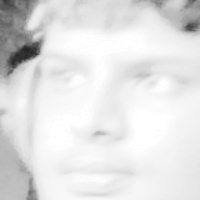
#> input picture data/faces/0/face_0.jpg, 200 x 200 px
$ python -i tracking.py   (imports and definitions only)
#> lines starting #> are read from the running program, lines starting #| are printed output that depends on the picture
### utils/logging_utils.py
"""
Tiny per-thread logger so every subsystem reports its status in a
consistent, greppable format:

    14:03:21 [Video    ] FPS: 61
    14:03:21 [Audio    ] Speech detected
    14:03:22 [Whisper  ] Hello everyone
    14:03:22 [Translate] こんにちは皆さん
    14:03:22 [TTS      ] Generated 64000 bytes
    14:03:22 [Stream   ] Sent 64000 bytes

Each component grabs one logger via ``get_logger("Video")`` and the name is
padded so the columns line up in the terminal.
"""

import logging
import sys

from config import LOG_LEVEL

_FORMATTER = logging.Formatter(
    fmt="%(asctime)s [%(name)-9s] %(message)s",
    datefmt="%H:%M:%S",
)

# We log translated text (Japanese, Hindi, …).  The default Windows console is
# cp1252 and would raise UnicodeEncodeError, so force stdout to UTF-8 once.
try:
    sys.stdout.reconfigure(encoding="utf-8", errors="replace")
except Exception:
    pass


def get_logger(name: str) -> logging.Logger:
    """Return a standalone logger, e.g. get_logger('Whisper')."""
#> further down, picture is the input picture: shape (200, 200, 3); min 35, max 255, mean 226.1
    logger = logging.getLogger(name.strip())
    if not logger.handlers:
        handler = logging.StreamHandler(sys.stdout)
        handler.setFormatter(_FORMATTER)
        logger.addHandler(handler)
        logger.setLevel(getattr(logging, LOG_LEVEL.upper(), logging.INFO))
        logger.propagate = False
    return logger

### startup.py
"""Standard-library-only checks before importing native/ML dependencies.

On macOS an iCloud placeholder exists and has a size, but reading it can wait
indefinitely for hydration. Inspect metadata only; never open it to check.
"""

import os
from pathlib import Path
import sys

_DATALESS = 0x40000000  # Darwin SF_DATALESS; absent on Windows/Linux.
_SOURCE_DIRS = ("audio", "stream", "translate", "tts", "utils", "video", "whisper")


def require_local(path, *, recursive=False):
    """Reject cloud placeholders; leave missing-file checks to their consumer."""
    path = Path(path)
    try:
        info = path.stat()
    except FileNotFoundError:
        return
    if getattr(info, "st_flags", 0) & _DATALESS:
        raise RuntimeError(
            f"iCloud has offloaded a required file or folder:\n  {path}\n"
            "Reading it would stall startup. In Finder choose Keep Downloaded and "
            "wait for the download to finish. For a lasting fix, keep the project "
            "outside iCloud Desktop/Documents (for example ~/Developer/ESA_Translator) "
            "and run python3.12 scripts/setup.py there to rebuild .venv. "
            "Do not copy the old .venv. Keep your data/faces folder and models."
        )
    if recursive and path.is_dir():
        with os.scandir(path) as entries:
            for entry in entries:
                require_local(entry.path, recursive=not entry.is_symlink())


# [24 lines left out: functions check_runtime, cli_preflight, not called in this run]

### video/tracking.py
"""
Face detection, recognition and speaker tracking (pure OpenCV).

* Detection  : Haar cascade (frontal face)
* Recognition: LBPH recogniser (opencv-contrib)
* Speaker attribution: video.speaker uses mouth flow, head compensation and VAD.

The registry persists faces to disk so registered people survive restarts.
Registration itself lives in ``register.py``.
"""

import os
import json
import shutil

import cv2
import numpy as np

from config import (
    FACES_DIR,
    FACE_DETECTION_SCALE_FACTOR,
    FACE_DETECTION_MIN_NEIGHBORS,
    FACE_DETECTION_MIN_SIZE,
    FACE_RECOGNITION_THRESHOLD,
    FACE_SAMPLE_SIZE,
)
from utils.logging_utils import get_logger
from startup import require_local

log = get_logger("Faces")


class FaceRegistry:
    """Enrol and recognise faces with OpenCV LBPH."""

    def __init__(self, data_dir: str = FACES_DIR):
        self.data_dir = data_dir
        os.makedirs(self.data_dir, exist_ok=True)

        # First try local xml file, then fallback to cv2.data (fixes Mac pip installation issues)
        local_cascade = os.path.join(os.path.dirname(os.path.dirname(os.path.abspath(__file__))), "haarcascade_frontalface_default.xml")
        if os.path.exists(local_cascade):
            cascade_path = local_cascade
        else:
            cascade_path = cv2.data.haarcascades + "haarcascade_frontalface_default.xml"
        require_local(cascade_path)
        self.face_cascade = cv2.CascadeClassifier(cascade_path)
        if self.face_cascade.empty():
            raise RuntimeError(
                f"Face detector could not load {cascade_path}. "
                "Reinstall opencv-contrib-python in your active environment."
            )
        self.recognizer = self._new_recognizer()

        self.persons: dict[str, dict] = {}     # {id: {"name","language"}}
        self.next_id = 0
        self.is_trained = False
        self._load()

    @staticmethod
    def _new_recognizer():
        if not hasattr(cv2, "face"):
            raise RuntimeError(
                "Face recognition requires opencv-contrib-python. Uninstall "
                "opencv-python/opencv-python-headless and reinstall opencv-contrib-python."
            )
        return cv2.face.LBPHFaceRecognizer_create(
            radius=1, neighbors=8, grid_x=8, grid_y=8,
            threshold=float(FACE_RECOGNITION_THRESHOLD),
        )

    # ── detection / recognition ──────────────────────────────────────
    def detect(self, frame: np.ndarray, min_size=None):
        gray = cv2.equalizeHist(cv2.cvtColor(frame, cv2.COLOR_BGR2GRAY))
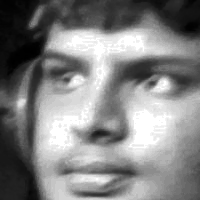
#> gray: shape (200, 200); min 0, max 255, mean 130.1
        rects = self.face_cascade.detectMultiScale(
            gray,
            scaleFactor=FACE_DETECTION_SCALE_FACTOR,
            minNeighbors=FACE_DETECTION_MIN_NEIGHBORS,
            minSize=min_size or FACE_DETECTION_MIN_SIZE,
        )
#> rects = ()
        return gray, rects

    def identify(self, frame: np.ndarray, min_size=None) -> list[dict]:
        gray, rects = self.detect(frame, min_size)
#> rects = ()
        results = []
        for (x, y, w, h) in rects:
            roi = cv2.resize(gray[y:y + h, x:x + w], FACE_SAMPLE_SIZE)
            entry = {"bbox": (int(x), int(y), int(w), int(h)),
                     "name": "Unknown", "language": None, "confidence": 0.0, "id": -1}
            if self.is_trained:
                label, dist = self.recognizer.predict(roi)
                if dist < FACE_RECOGNITION_THRESHOLD:
                    person = self.persons.get(str(label))
                    if person:
                        entry.update(name=person["name"], language=person["language"],
                                     confidence=round(max(0, 100 - dist), 1), id=label)
            results.append(entry)
#> this loop made 0 passes
#> after the loop, results = []
        return results

    # ── registration ─────────────────────────────────────────────────
    # [34 lines left out: function register_person, not called in this run]

    def get_all_persons(self) -> dict[int, dict]:
        return {int(k): v for k, v in self.persons.items()}

    # ── persistence ──────────────────────────────────────────────────
    # [32 lines left out: functions check_training_files, _retrain, _save_metadata, not called in this run]

    def _load(self):
        meta = os.path.join(self.data_dir, "metadata.json")
        model = os.path.join(self.data_dir, "model.yml")
        require_local(meta)
        require_local(model)
        if os.path.exists(meta):
            with open(meta, "r", encoding="utf-8") as f:
                data = json.load(f)
            self.persons = data.get("persons", {})
            self.next_id = data.get("next_id", 0)
        if os.path.exists(model) and self.persons:
            self.recognizer.read(model)
            self.is_trained = True
            log.info("Loaded %d registered face(s).", len(self.persons))


# ── overlay rendering ────────────────────────────────────────────────

COLOR_UNKNOWN  = (110, 110, 110)
COLOR_KNOWN    = (234, 126, 102)     # indigo-ish in BGR
COLOR_SPEAKING = (0, 215, 255)       # gold


# [46 lines left out: function annotate, not called in this run]


def caption_anchor(caption, faces):
    return next((f for f in faces if caption.track_id is not None and f.get('track_id') == caption.track_id), None)


# [25 lines left out: function draw_captions, not called in this run]

>>> import cv2
>>> picture = cv2.imread('../data/faces/0/face_0.jpg')
>>> result = FaceRegistry().identify(picture)
#> result = []

$ run again, on data/faces/1/face_1.jpg
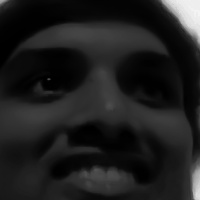
#> input picture data/faces/1/face_1.jpg, 200 x 200 px
#> picture is the input picture: shape (200, 200, 3); min 0, max 245, mean 30.8
#> in detect, `gray = cv2.equalizeHist(cv2.cvtColor(frame, cv2.COLOR_BGR2GRAY))`:
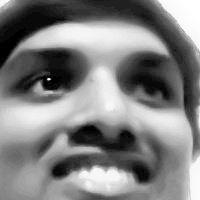
#> gray: shape (200, 200); min 0, max 255, mean 128.2
#> in detect, `rects = self.face_cascade.detectMultiScale( gray, scaleFactor=FACE_DET..`: rects = ()
#> after the loop in identify, `for (x, y, w, h) in rects:`: results = []

$ run again, on data/faces/1/face_10.jpg
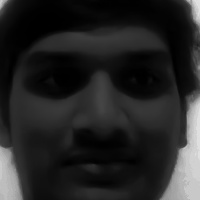
#> input picture data/faces/1/face_10.jpg, 200 x 200 px
#> picture is the input picture: shape (200, 200, 3); min 0, max 228, mean 37.1
#> in detect, `gray = cv2.equalizeHist(cv2.cvtColor(frame, cv2.COLOR_BGR2GRAY))`:
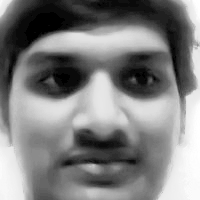
#> gray: shape (200, 200); min 0, max 255, mean 127
#> in detect, `rects = self.face_cascade.detectMultiScale( gray, scaleFactor=FACE_DET..`: rects = ()
#> after the loop in identify, `for (x, y, w, h) in rects:`: results = []
